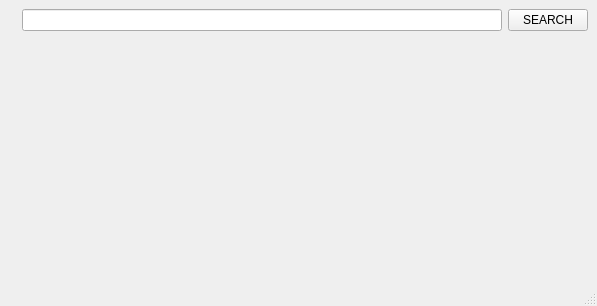
<?xml version="1.0" encoding="UTF-8"?>
<ui version="4.0">
 <class>MainWindow</class>
 <widget class="QMainWindow" name="MainWindow">
  <property name="geometry">
   <rect>
    <x>0</x>
    <y>0</y>
    <width>597</width>
    <height>306</height>
   </rect>
  </property>
  <property name="windowTitle">
   <string>MainWindow</string>
  </property>
  <widget class="QWidget" name="centralwidget">
   <layout class="QGridLayout" name="gridLayout_2">
    <item row="2" column="1">
     <layout class="QGridLayout" name="layout_forcast"/>
    </item>
    <item row="1" column="1">
     <layout class="QVBoxLayout" name="layout_today"/>
    </item>
    <item row="0" column="1">
     <widget class="QLineEdit" name="search_bar"/>
    </item>
    <item row="0" column="2">
     <widget class="QPushButton" name="btn_search">
      <property name="text">
       <string>SEARCH</string>
      </property>
     </widget>
    </item>
    <item row="0" column="0" rowspan="3">
     <widget class="QLabel" name="label">
      <property name="text">
       <string/>
      </property>
     </widget>
    </item>
   </layout>
  </widget>
  <widget class="QStatusBar" name="statusbar"/>
 </widget>
 <resources/>
 <connections/>
</ui>
